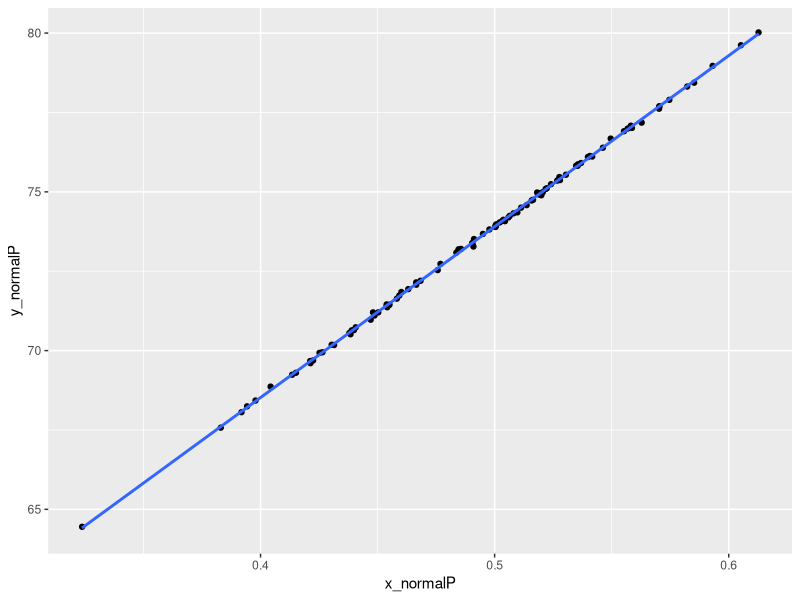
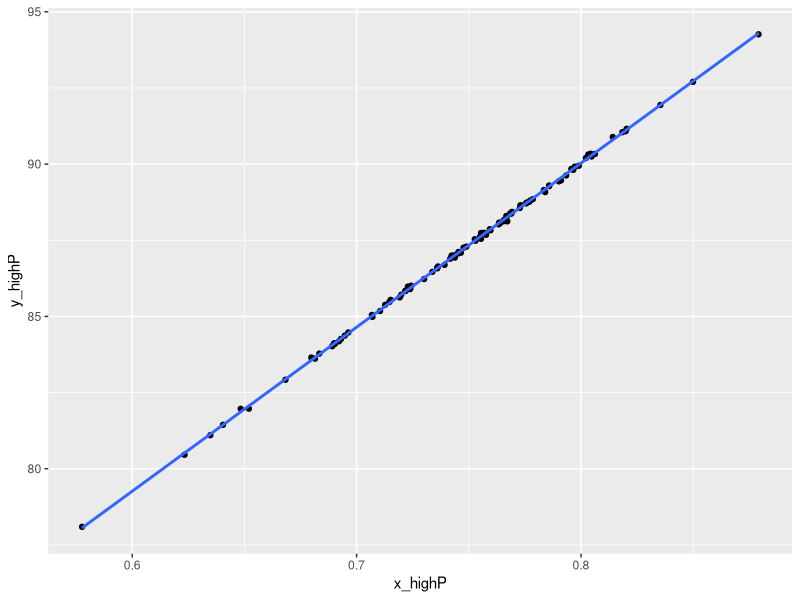
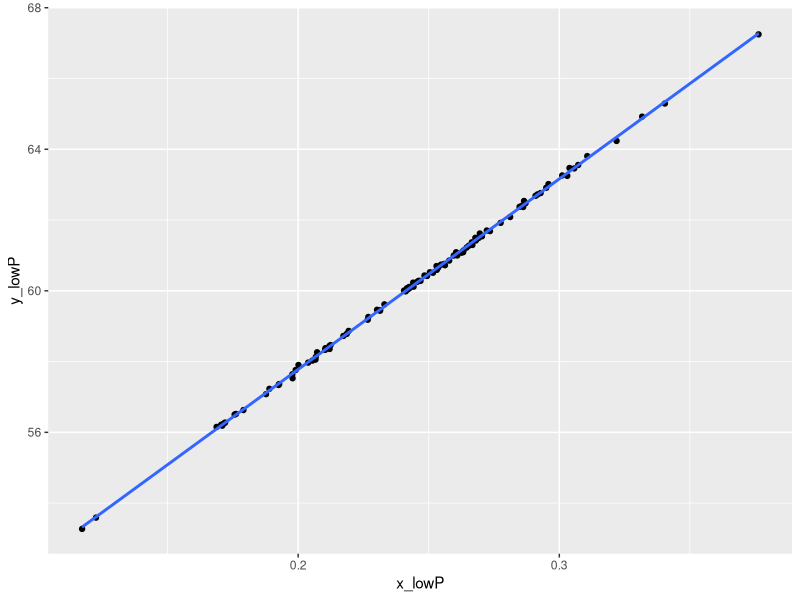
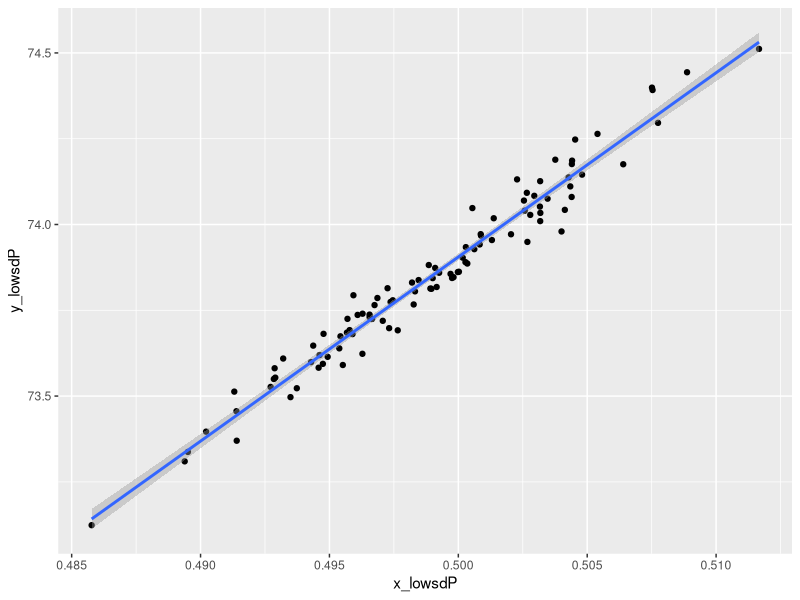
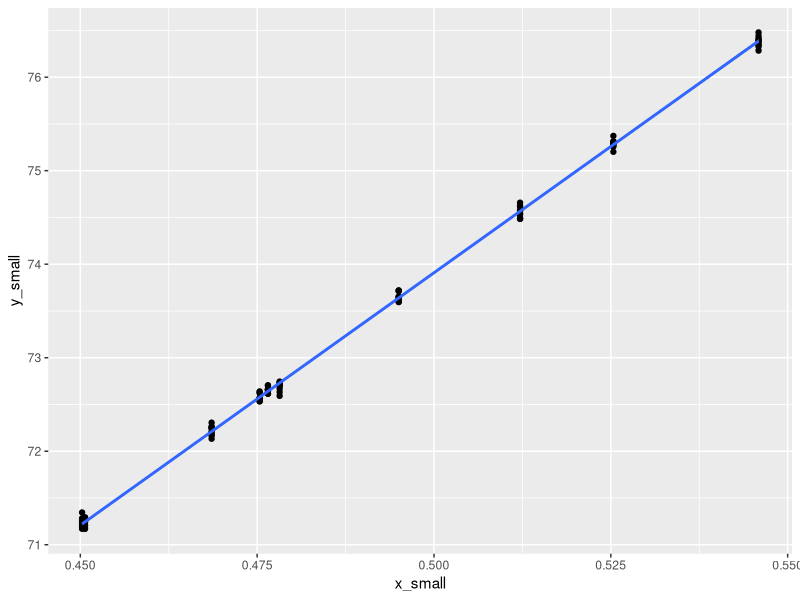

The R source for these figures, in order:
## ---- chunk 1
beta1 <- 53.74 # slope
beta0 <- 47.04 # intercept
noise <- rnorm(n=100, mean=0, sd=0.05) # adds variation to the data set
x_normalP <- rnorm(n=100, mean=0.50, sd=0.050)
y_normalP <- beta0 + beta1*x_normalP +noise
head(x_normalP)
head(y_normalP)
## ---- chunk 2
x_highP <- rnorm(n=100, mean=0.75, sd=0.050)
y_highP <- beta0 + beta1*x_highP + noise
head(x_highP)
head(y_highP)

x_lowP <- rnorm(n=100, mean=0.25, sd=0.050)
y_lowP <- beta0 + beta1*x_lowP + noise
head(x_lowP)
head(y_lowP)

x_lowsdP <- rnorm(n=100, mean=0.50, sd=0.005)
y_lowsdP <- beta0 + beta1*x_lowsdP + noise
head(x_lowsdP)
head(y_lowsdP)
## ---- chunk 3
d_frame <- data.frame(x_normalP,y_normalP,x_highP,y_highP,x_lowP,y_lowP,x_lowsdP,y_lowsdP)
## ---- chunk 4
library(ggplot2)

reg_model <- lm(y_normalP~x_normalP,data=d_frame)

slope <- summary(reg_model)$coefficients[1,1]
intercept <- summary(reg_model)$coefficients[1,2]
slope == beta0
intercept == beta1

reg_plot <- ggplot(data=d_frame, aes(x=x_normalP, y=y_normalP)) +
            geom_point() +
            stat_smooth(method=lm,se=0.95)
print(reg_plot)
  
## ---- chunk 5
reg_model <- lm(y_highP~x_highP,data=d_frame)

slope <- summary(reg_model)$coefficients[1,1]
intercept <- summary(reg_model)$coefficients[1,2]
slope == beta0
intercept == beta1

reg_plot <- ggplot(data=d_frame, aes(x=x_highP, y=y_highP)) +
            geom_point() +
            stat_smooth(method=lm,se=0.95)
print(reg_plot)
## ---- chunk 6
reg_model <- lm(y_lowP~x_lowP,data=d_frame)

slope <- summary(reg_model)$coefficients[1,1]
intercept <- summary(reg_model)$coefficients[1,2]
slope == beta0
intercept == beta1

reg_plot <- ggplot(data=d_frame, aes(x=x_lowP, y=y_lowP)) +
            geom_point() +
            stat_smooth(method=lm,se=0.95)
print(reg_plot)
## ---- chunk 7
reg_model <- lm(y_lowsdP~x_lowsdP,data=d_frame)

slope <- summary(reg_model)$coefficients[1,1]
intercept <- summary(reg_model)$coefficients[1,2]
slope == beta0
intercept == beta1

reg_plot <- ggplot(data=d_frame, aes(x=x_lowsdP, y=y_lowsdP)) +
            geom_point() +
            stat_smooth(method=lm,se=0.95)
print(reg_plot)
## ---- chunk 8
x_small <- rnorm(n=10, mean=0.50, sd=0.050)
y_small <- beta0 + beta1*x_small + noise
head(x_small)
head(y_small)

d_frame <- data.frame(x_small,y_small)

reg_model <- lm(y_small~x_small,data=d_frame)

slope <- summary(reg_model)$coefficients[1,1]
intercept <- summary(reg_model)$coefficients[1,2]
slope == beta0
slope
intercept == beta1

reg_plot <- ggplot(data=d_frame, aes(x=x_small, y=y_small)) +
            geom_point() +
            stat_smooth(method=lm,se=0.95)
print(reg_plot)
